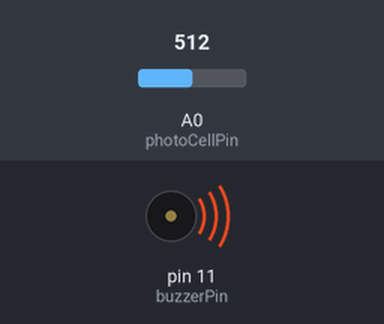
The sketch below on a simulated Arduino Uno, built with avr-gcc and run on an emulated ATmega328P. Parts: buzzer (waves = sounding). Inputs (shaded band) come from the test bench; at power-on: A0 (photoCellPin) = 512. What the sketch prints to the serial monitor is not drawn.

Above: at 0.05 s.
Timing chart, 0 to 3.0 s (numbered marks = the images above):
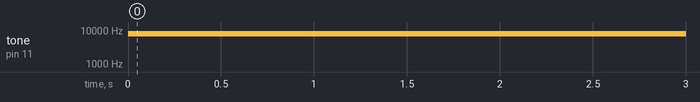

Measured:
- by itself, tone on pin 11 (buzzerPin): silent → 7817 Hz at 0.00 s

The sketch:

Lab4_7.ino
```cpp
const int buzzerPin = 11;
const int photoCellPin = A0;

int photoCellValue = 0;

int minPitch = 120;
int maxPitch = 1500;

int minPhotoCell = 10;
int maxPhotoCell = 100;

void setup() {
  // put your setup code here, to run once:
  Serial.begin(9600);
}

void loop() {
  // put your main code here, to run repeatedly:
  photoCellValue = analogRead(photoCellPin);
  Serial.println(photoCellValue);
  int buzzerTone = map(photoCellValue, minPhotoCell, maxPhotoCell, minPitch, maxPitch);
  tone(buzzerPin, buzzerTone, 100);
  delay(100);
}
```
